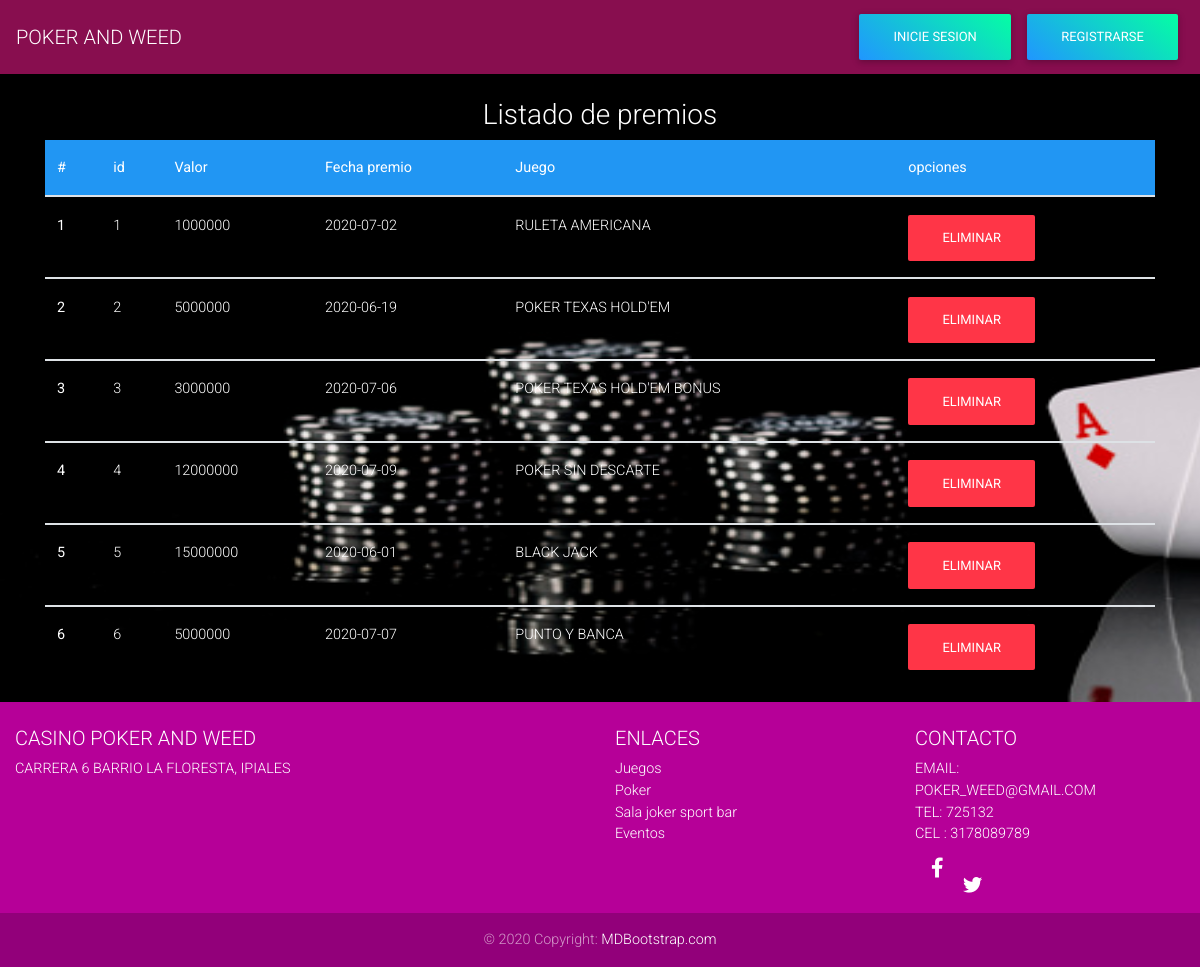
/listapre.php, run on the app's committed database.
### tables this page shows
CREATE TABLE `premio` (
  `id_premio` varchar(10) NOT NULL,
  `valor_premio` double NOT NULL,
  `fecha_premio` date NOT NULL,
  `juego` varchar(10) NOT NULL
);

CREATE TABLE `juego` (
  `id_juego` varchar(10) NOT NULL,
  `nombre_juego` varchar(50) NOT NULL
);

### listapre.php (the view, shortened to what this page needs)
<?php
    include 'encabezado.php';
    include 'conexion.php';
    echo('
        <div align="center" class="container">
        <br>
            <h3 style="color:white"> Listado de premios</h3>
    ');
    $sql = "SELECT * FROM premio JOIN juego on juego = id_juego";
    $i = 0;
    if ($resultado = $conexion->query($sql)) {
        echo('
            <table style="color:white" class="table">
                <thead class="blue white-text">
                    <tr>
                        <th scope="col">#</th>
                        <th scope="col">id</th>
                        <th scope="col">Valor</th>
                        <th scope="col">Fecha premio</th>
                        <th scope="col">Juego</th>
                        <th scope="col">opciones</th>
                    </tr>
                </thead>
        ');
        while($row = $resultado->fetch_array()){
            $i = $i + 1;
            $id = $row['id_premio'];
            $valor = $row['valor_premio'];
            $fecha = $row['fecha_premio'];
            $nombre = $row['nombre_juego'];
            echo('
                <tbody>
                    <tr>
                        <th scope="row">'.$i.'</th>
                        <td>'.$id.'</td>
                        <td>'.$valor.'</td>
                        <td>'.$fecha.'</td>
                        <td>'.$nombre.'</td>
                        <td>
                        <a href= "eliminarpre.php?id='.$id.' "  class="btn btn btn-danger"> Eliminar </a>
                        </td>
                    </tr>
            ');
        }
        echo('
                </tbody>
            </table>
        </div>
        ');
    }
    include 'pie.php'
?>

### encabezado.php (shortened to what this page needs)
<!DOCTYPE html>
<html>
    <head>
    <link rel="stylesheet" href="https://use.fontawesome.com/releases/v5.11.2/css/all.css">
    <link rel="stylesheet" href="css/bootstrap.min.css">
    <link rel="stylesheet" href="css/mdb.min.css">
    <link rel="stylesheet" href="css/style.css">
    </head>
    <body>
      <?php
        $usuario = $_SESSION['nombre_cli'];
        if($usuario==NULL||$usuario==''){
          echo('
          <nav class="navbar navbar-expand-lg navbar-dark pink darken-4">
          <a class="navbar-brand text-uppercase" href="index.php">POKER AND WEED </a>
          <button class="navbar-toggler" type="button" data-toggle="collapse" data-target="#navbarSupportedContent2"
            aria-controls="navbarSupportedContent2" aria-expanded="false" aria-label="Toggle navigation">
            <span class="navbar-toggler-icon"></span>
          </button>
          <div class="collapse navbar-collapse" id="navbarSupportedContent2">
            <ul class="navbar-nav mr-auto">
            </ul>
            <form class="form-inline">
              <div class="md-form my-0">
              <a class="btn aqua-gradient" href="ingresar.php">Inicie sesion</a>
              <a class="btn aqua-gradient"href="formregistrarcli.php" >Registrarse</a>
              </div>
            </form>
          </div>
          </nav>
          ');
        }
      ?>
    </body>
</html>

### pie.php (shortened to what this page needs)
<footer style="background-color: #B60098 !important;" class="page-footer font-small blue pt-4">
    <div class="container-fluid text-center text-md-left">
      <div class="row">
        <div class="col-md-6 mt-md-0 mt-3">
          <h5 class="text-uppercase">CASINO POKER AND WEED</h5>
          <p>CARRERA 6 BARRIO LA FLORESTA, IPIALES</p>
        </div>
        <div class="col-md-3 mb-md-0 mb-3">
          <h5 class="text-uppercase">ENLACES</h5>
          <ul class="list-unstyled">
            <li>
              <a href="#!">Juegos</a>
            </li>
            <li>
              <a href="#!">Poker</a>
            </li>
            <li>
              <a href="#!">Sala joker sport bar</a>
            </li>
            <li>
              <a href="#!">Eventos</a>
            </li>
          </ul>
        </div>
        <div class="col-md-3 mb-md-0 mb-3">
          <h5 class="text-uppercase">CONTACTO</h5>
          <ul class="list-unstyled">
        <li>
          <a href="#!">EMAIL:</a>
        </li>
            <li>
              <a href="#!">POKER_WEED@GMAIL.COM</a>
            </li>
            <li>
              <a href="#!">TEL: 725132</a>
            </li>
            <li>
              <a href="#!">CEL : 3178089789</a> <br>
              <a class="btn-floating btn-lg btn-fb" type="button" role="button"><i class="fab fa-facebook-f"></i></a>
              <a class="tw-ic mr-3" role="button"><i class="fab fa-lg fa-twitter"></i></a>
          </ul>
        </div>
      </div>
    </div>
    <div class="footer-copyright text-center py-3">© 2020 Copyright:
      <a href="https://mdbootstrap.com/"> MDBootstrap.com</a>
    </div>
  </footer>

### css/style.css (style rules this page uses)
.navbar { z-index: 1; }
.navbar { background-color: transparent; }
html, header, .view { height: 100%; }
body { height: 100%; background-image: url("../img/fondo_registrar1.jpg"); background-size: 1710px 786px; }

### data on the page
premio: id_premio "1", valor_premio "1000000", fecha_premio "2020-07-02", juego.nombre_juego "RULETA AMERICANA"
premio: id_premio "2", valor_premio "5000000", fecha_premio "2020-06-19", juego.nombre_juego "POKER TEXAS HOLD'EM"
premio: id_premio "3", valor_premio "3000000", fecha_premio "2020-07-06", juego.nombre_juego "POKER TEXAS HOLD'EM BONUS"
premio: id_premio "4", valor_premio "12000000", fecha_premio "2020-07-09", juego.nombre_juego "POKER SIN DESCARTE"
premio: id_premio "5", valor_premio "15000000", fecha_premio "2020-06-01", juego.nombre_juego "BLACK JACK"
premio: id_premio "6", valor_premio "5000000", fecha_premio "2020-07-07", juego.nombre_juego "PUNTO Y BANCA"
